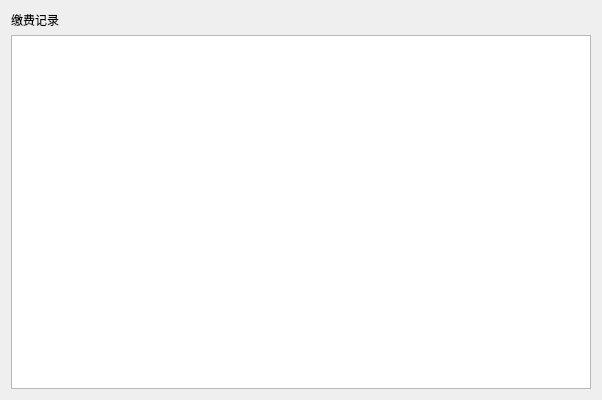
<?xml version="1.0" encoding="UTF-8"?>
<ui version="4.0">
 <class>paymentquery</class>
 <widget class="QWidget" name="paymentquery">
  <property name="geometry">
   <rect>
    <x>0</x>
    <y>0</y>
    <width>602</width>
    <height>400</height>
   </rect>
  </property>
  <property name="windowTitle">
   <string>缴费查询</string>
  </property>
  <layout class="QVBoxLayout" name="verticalLayout">
   <item>
    <widget class="QLabel" name="label">
     <property name="text">
      <string>缴费记录</string>
     </property>
    </widget>
   </item>
   <item>
    <widget class="QTableView" name="tableView">
     <property name="minimumSize">
      <size>
       <width>580</width>
       <height>300</height>
      </size>
     </property>
    </widget>
   </item>
  </layout>
 </widget>
 <resources/>
 <connections/>
</ui>
